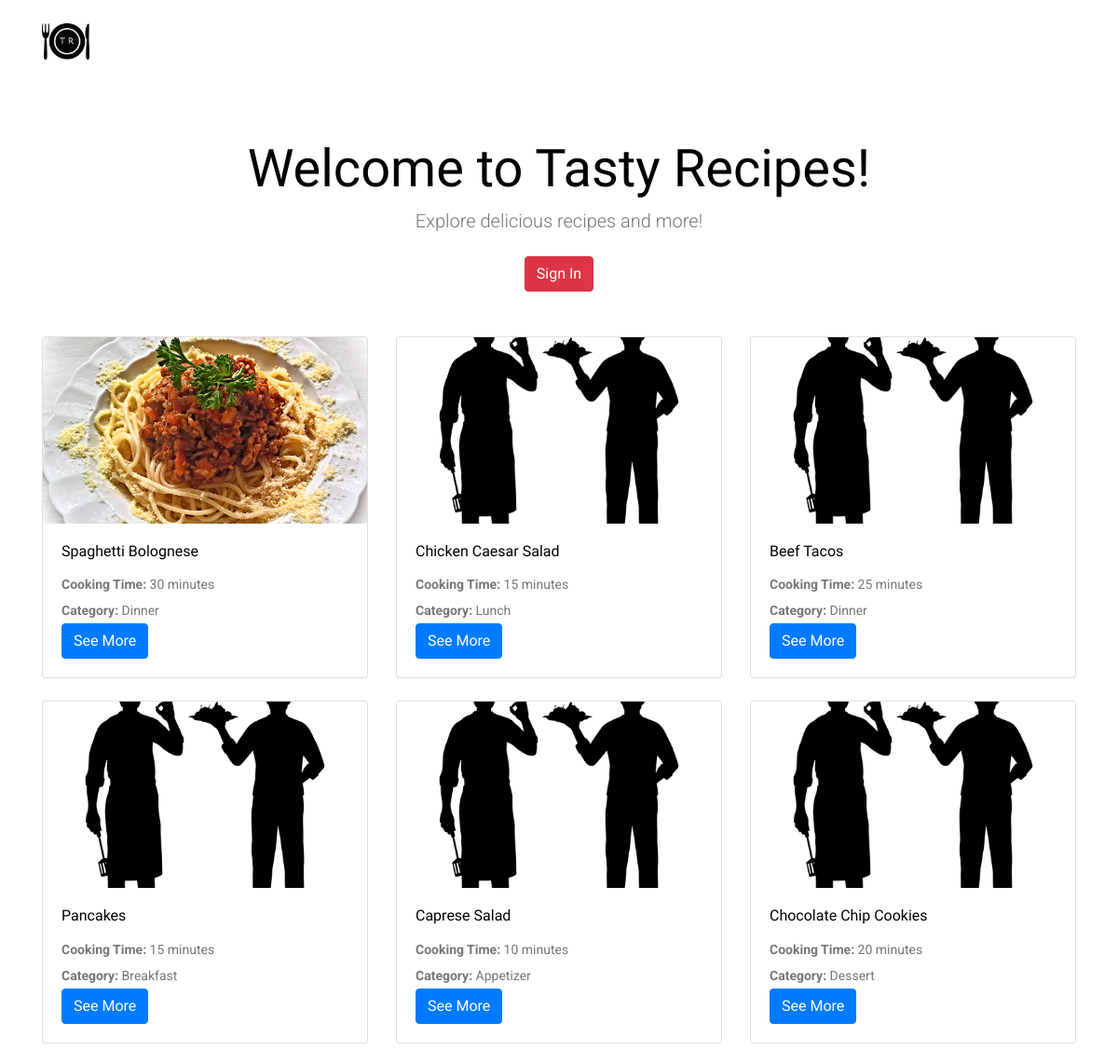
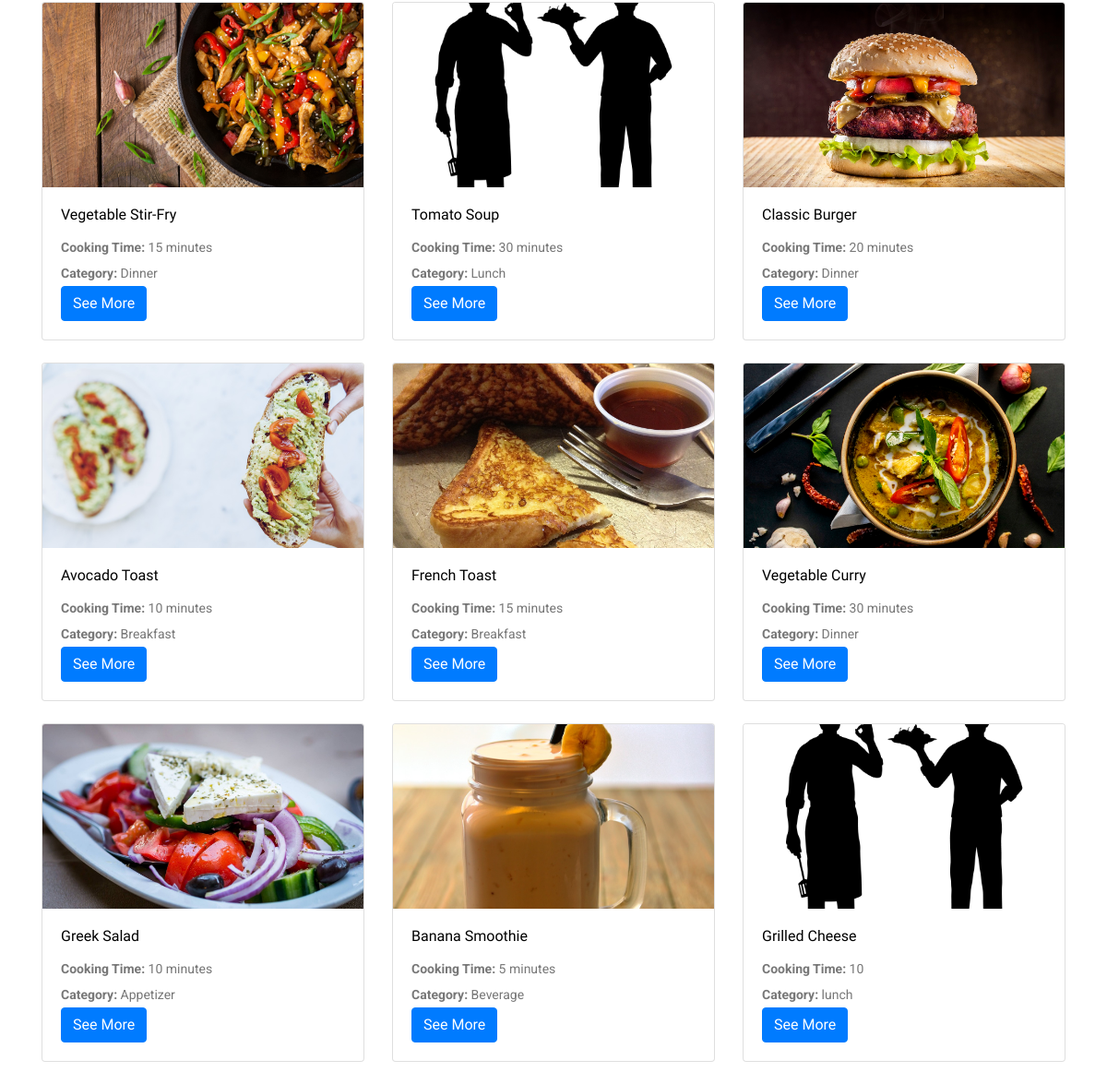
The page / on the database its author committed (2 pictures, top to bottom).
### tables this page shows
CREATE TABLE `recipes` (
  `recipe_ID` int(255) UNSIGNED NOT NULL,
  `user_ID` int(255) UNSIGNED NOT NULL,
  `title` varchar(32) NOT NULL,
  `image` varchar(1000) NOT NULL,
  `ingredients` varchar(700) NOT NULL,
  `instructions` varchar(700) NOT NULL,
  `cooking_time` varchar(12) NOT NULL,
  `category` varchar(32) DEFAULT NULL
);

### Auth/auth.php (called while the page is built, shortened)
<?php
function isLoggedIn(){
    return isset($_SESSION['email']);
}
?>

### index.php (the view, shortened to what this page needs)
<?php
require_once('Auth/auth.php');
require_once('Auth/db.php');
try {
    $stmt = $db->query("SELECT * FROM recipes");
    $recipes = $stmt->fetchAll(PDO::FETCH_ASSOC);
} catch (PDOException $e) {
    echo "Error fetching recipes: " . htmlspecialchars($e->getMessage());
    exit;
}
?>
<!doctype html>
<html class="no-js" lang="en">
<head>
    <link rel="stylesheet" href="./css/bootstrap.min.css">
    <link rel="stylesheet" href="./css/font-awesome.min.css">
    <link rel="stylesheet" href="./css/style.css">
</head>
<body>
    <header>
    <div class="header-area">
        <div id="sticky-header" class="main-header-area">
            <div class="container">
                <div class="row align-items-center">
                    <div class="col-xl-3 col-lg-2">
                        <div class="logo">
                            <a href="index.php">
                                <img src="./img/logo.png" alt="Logo" style="max-width: 20%; height: auto; display: inline-block;">
                            </a>
                        </div>
                    </div>
                </div>
            </div>
        </div>
    </div>
</header>
    <div class="container mt-5">
        <?php if (isLoggedIn()): ?>
            <div class="row justify-content-center">
                <div class="col-md-8 text-center">
                    <h1 class="display-4">Welcome to Tasty Recipes!</h1>
                    <p class="lead">Explore delicious recipes and more!</p>
                    <a href="./Auth/signout.php" class="btn btn-danger mt-4">Sign Out</a>
                    <a href="recipe/create.php" class="btn btn-danger mt-4">Create New Recipe</a>
                    <a href="cookbook.php" class="btn btn-danger mt-4">View Cookbook</a>
                </div>
            </div>
        <?php else: ?>
            <div class="row justify-content-center">
                <div class="col-md-8 text-center">
                    <h1 class="display-4">Welcome to Tasty Recipes!</h1>
                    <p class="lead">Explore delicious recipes and more!</p>
                    <a href="./Auth/index.php" class="btn btn-danger mt-4">Sign In</a>
                </div>
            </div>
        <?php endif; ?>
        <div class="row mt-5">
            <?php foreach ($recipes as $recipe): ?>
                <div class="col-md-4">
                    <div class="card mb-4">
                        <img class="card-img-top" src="./img/<?php echo !empty($recipe['image']) && file_exists('./img/' . $recipe['image']) ? $recipe['image'] : 'placeholder.png'; ?>" alt="<?php echo htmlspecialchars($recipe['title']); ?>">
                        <div class="card-body">
                            <h5 class="card-title"><?php echo htmlspecialchars($recipe['title']); ?></h5>
                            <p class="card-text">
                                <strong>Cooking Time:</strong> <?php echo htmlspecialchars($recipe['cooking_time']); ?><br>
                                <strong>Category:</strong> <?php echo htmlspecialchars($recipe['category']); ?>
                            </p>
                            <a href="recipe/detail.php?id=<?php echo $recipe['recipe_ID']; ?>" class="btn btn-primary">See More</a>
                        </div>
                    </div>
                </div>
            <?php endforeach; ?>
        </div>
    </div>
</body>
</html>

### index.php (style rules this page uses)
h1 { margin-top: 100px; }

### rows shown on the page
recipes: image (picture), title "Spaghetti Bolognese", cooking_time "30 minutes", category "Dinner"
recipes: title "Chicken Caesar Salad", cooking_time "15 minutes", category "Lunch"
recipes: title "Beef Tacos", cooking_time "25 minutes", category "Dinner"
recipes: title "Pancakes", cooking_time "15 minutes", category "Breakfast"
recipes: title "Caprese Salad", cooking_time "10 minutes", category "Appetizer"
recipes: title "Chocolate Chip Cookies", cooking_time "20 minutes", category "Dessert"
recipes: image (picture), title "Vegetable Stir-Fry", cooking_time "15 minutes", category "Dinner"
recipes: title "Tomato Soup", cooking_time "30 minutes", category "Lunch"
recipes: image (picture), title "Classic Burger", cooking_time "20 minutes", category "Dinner"
recipes: image (picture), title "Avocado Toast", cooking_time "10 minutes", category "Breakfast"
recipes: image (picture), title "French Toast", cooking_time "15 minutes", category "Breakfast"
recipes: image (picture), title "Vegetable Curry", cooking_time "30 minutes", category "Dinner"
recipes: image (picture), title "Greek Salad", cooking_time "10 minutes", category "Appetizer"
recipes: image (picture), title "Banana Smoothie", cooking_time "5 minutes", category "Beverage"
recipes: title "Grilled Cheese", cooking_time "10", category "lunch"
